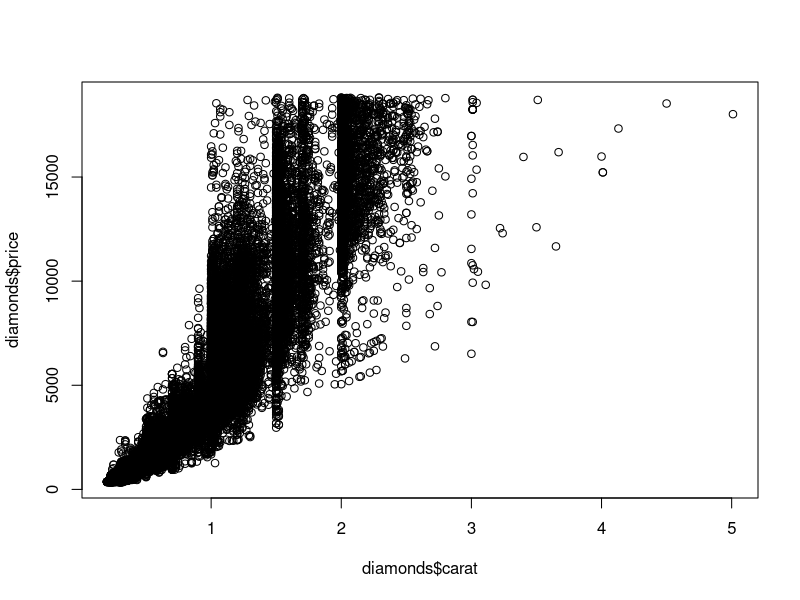
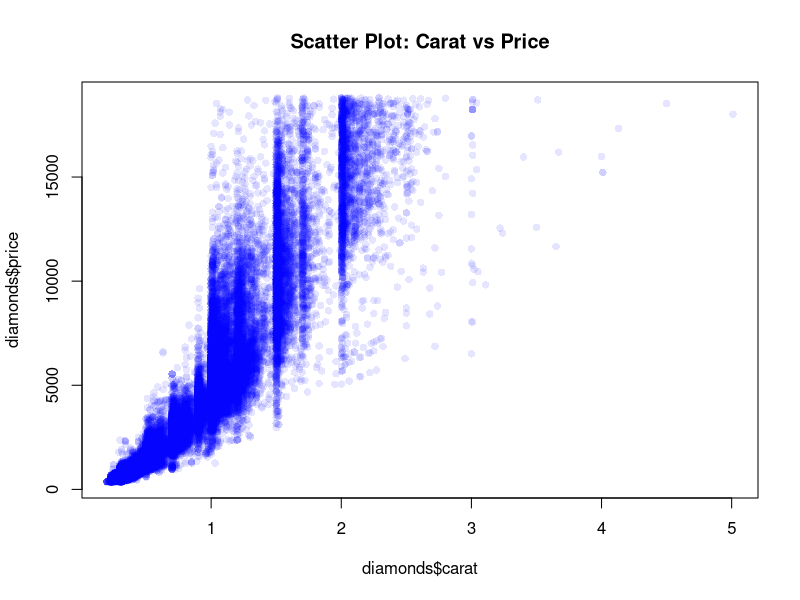
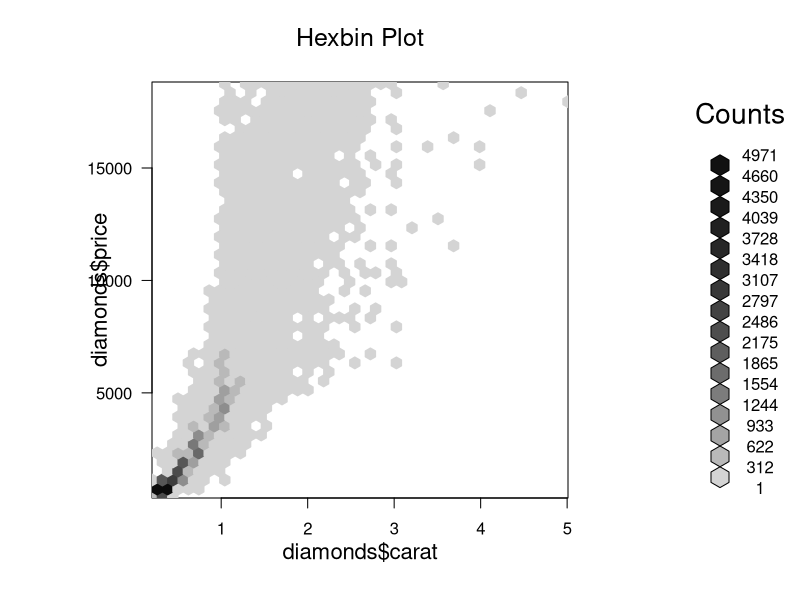
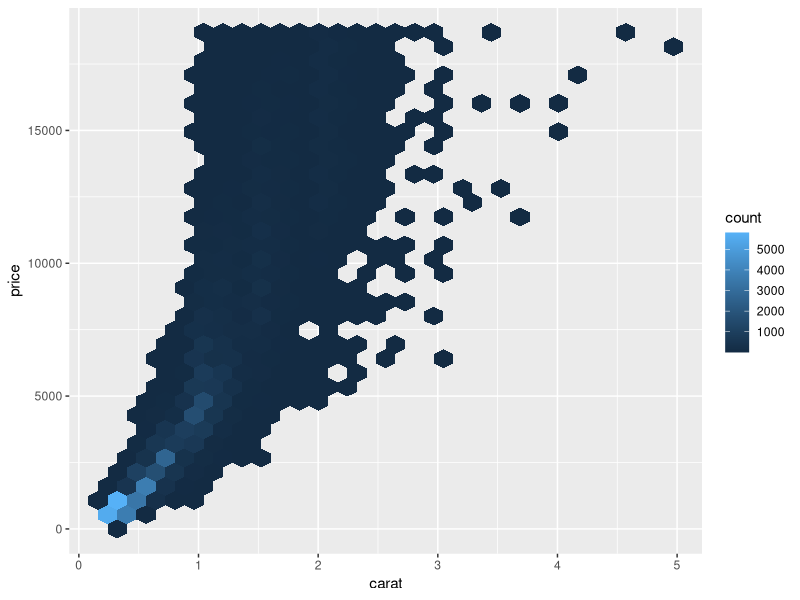
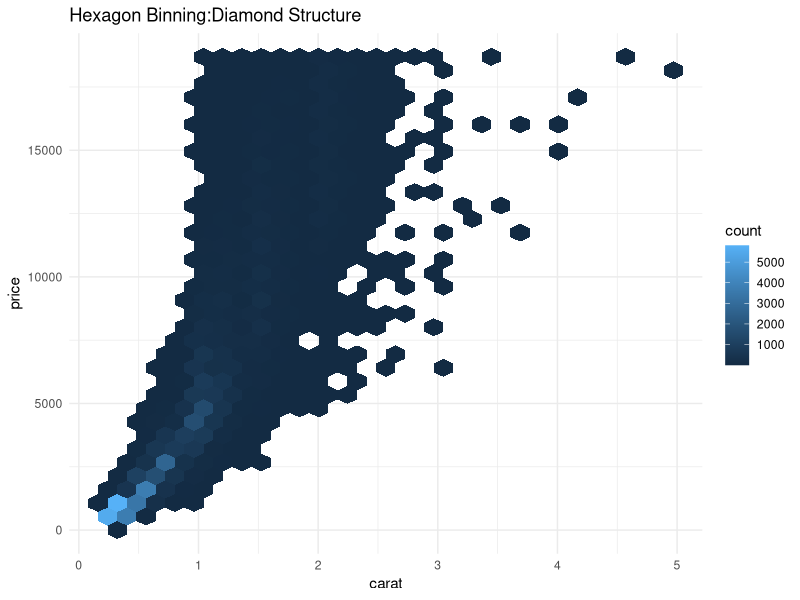
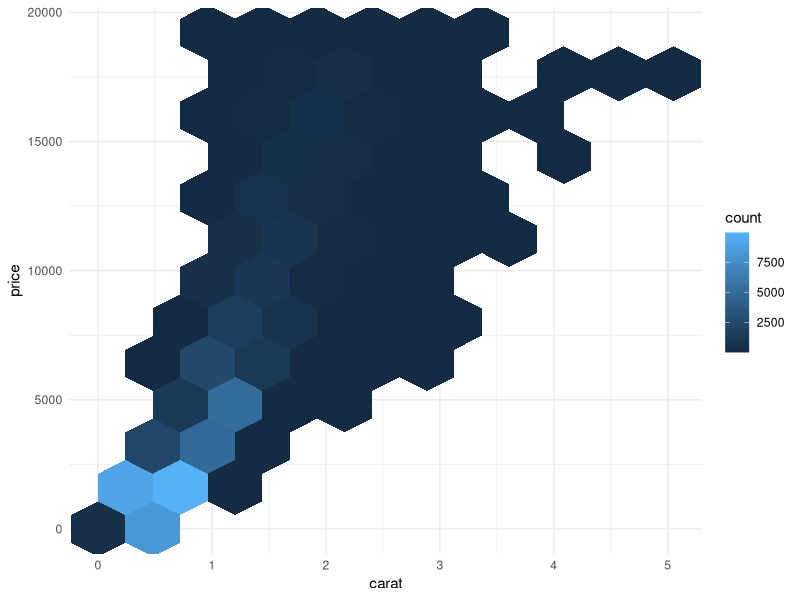
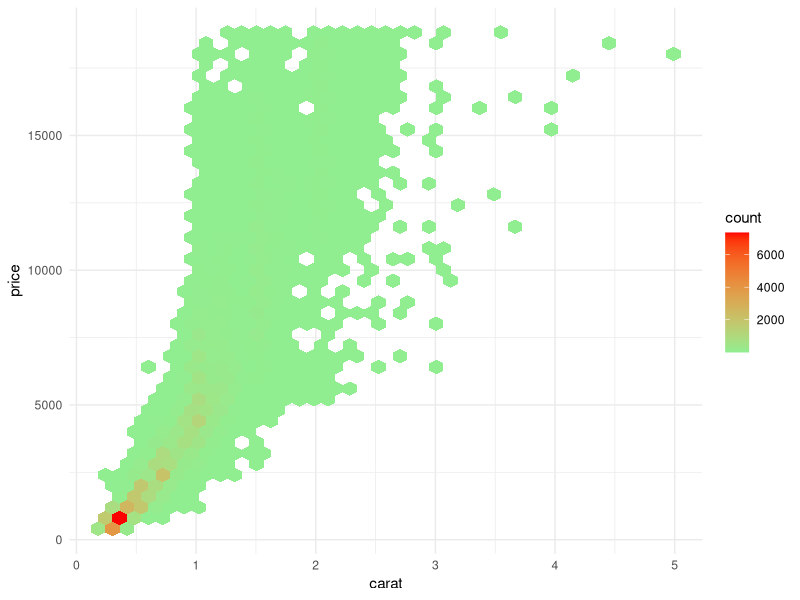
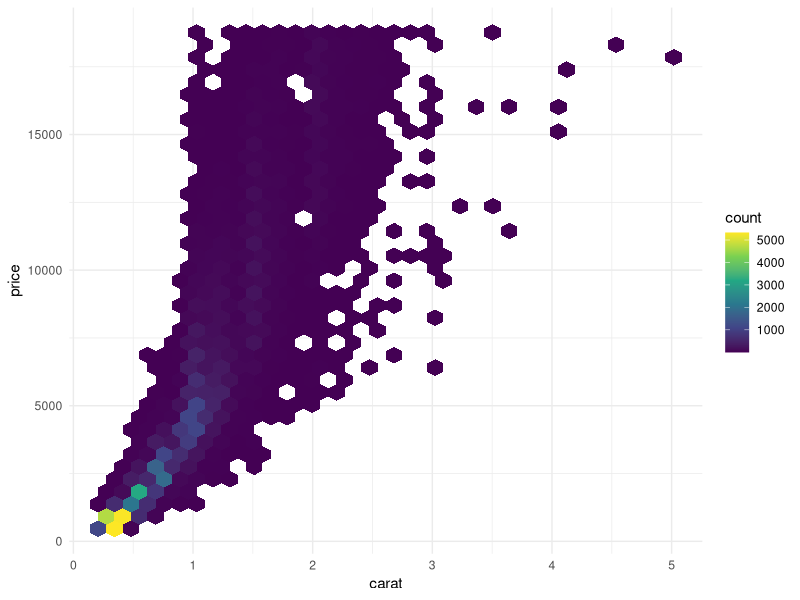

The R source for these figures, in order:
#Load & Understand the Dataset
data(diamonds)
data(package=.packages(all.available=TRUE))
library(ggplot2)
data(diamonds)
str(diamonds)
dim(diamonds)
?diamonds
# VERY BASIC SCATTER
plot(diamonds$carat,diamonds$price) 
#IMPROVED SCATTER
plot(diamonds$carat,diamonds$price,col = rgb(0,0,1,0.1),pch=16,
     main = "Scatter Plot: Carat vs Price")
#HEXBIN USING BASE R
install.packages('hexbin')
library(hexbin)
hb <- hexbin(diamonds$carat,diamonds$price,xbins=40)
plot(hb,main="Hexbin Plot")
#BASIC HEXBIN
ggplot(diamonds,aes(x=carat,y=price))+
  geom_hex()
#LABELED HEXBIN PLOT
ggplot(diamonds,aes(carat,price))+
  geom_hex()+
  labs( title = "Hexagon Binning:Diamond Structure", x = "carat", y = "price")+
  theme_minimal()

#CONTROL HEXAGON DENSITY
ggplot(diamonds,aes(carat,price))+geom_hex(bins=10)+theme_minimal()
#ADD COLOR PALETTE(Gradient)
ggplot(diamonds,aes(carat,price))+
  geom_hex(bins=40)+
  scale_fill_gradient(low="lightgreen",high="red")+
  theme_minimal()
#COLOR MEANING:
#-LIGHT-> FEWER DIAMONDS
#-DARK -> DENSE REGION
#PROFESSIONAL PALETTE(VIRIDIS)
ggplot(diamonds,aes(carat,price))+geom_hex(bins=35)+scale_fill_viridis_c()+
  theme_minimal()
#ADD LEGEND TITLE
ggplot(diamonds,aes(carat,price))+geom_hex(bins=20)+
  scale_fill_viridis_c(name="Count")+
  labs(title="Density Structure of Diamonds",x="Carat",y="Price")+
  theme_minimal()
#FACETED HEXBIN
ggplot(diamonds,aes(carat,price))+geom_hex()+scale_fill_viridis_c()+
  facet_wrap(~cut)+
  theme_minimal()
#LOG SCALE HEXBIN
ggplot(diamonds,aes(carat,price))+geom_hex()+scale_fill_viridis_c()+
  scale_y_log10()+
  theme_minimal()
